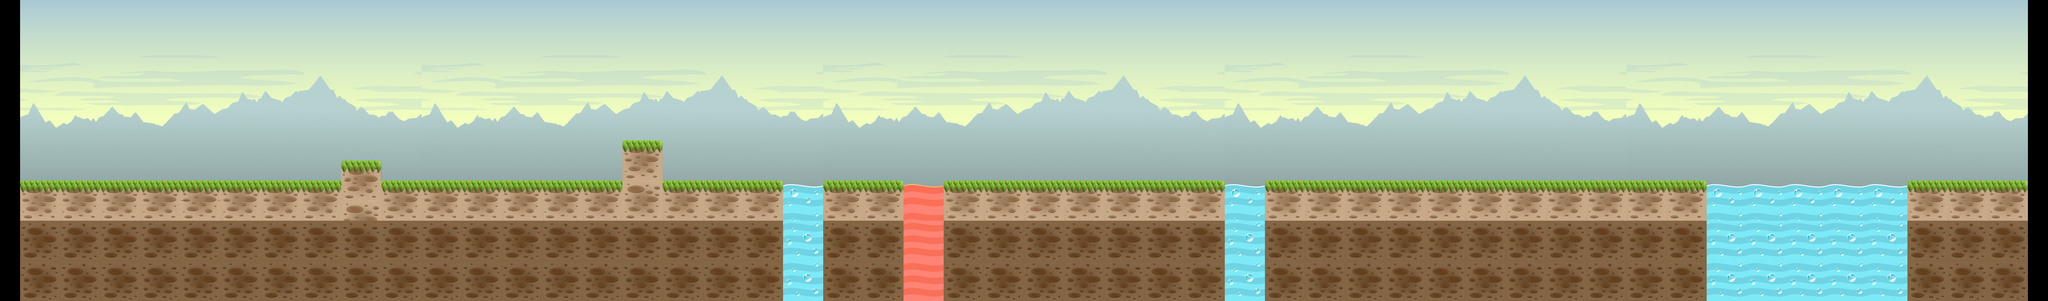

The image is a tile-based game level rendered from a .tmx file. Its description and source (layers, tilesets, objects; grid data summarised) follow:
An orthogonal 204x30 tile map with 32x32 px tiles, 3 tile layers (Background, Underground, Foreground), 2 tilesets and 33 objects (12x Block, 10x Zone, 6x Enemy, 4x Item, start_location).

<map version="1.0" tiledversion="1.1.5" orientation="orthogonal" renderorder="right-down" width="204" height="30" tilewidth="32" tileheight="32" infinite="0" nextobjectid="258">
 <tileset firstgid="1" source="tileset_mapLv1.tsx" />
 <tileset firstgid="1153" source="background.tsx" />
 <layer name="Background" width="204" height="30">
  <data>[6120 cells, 4400 non-empty, 880 distinct tile ids]</data>
 </layer>
 <layer name="Underground" width="204" height="30">
  <data>[6120 cells, 1600 non-empty, 16 distinct tile ids]</data>
 </layer>
 <layer name="Foreground" width="204" height="30">
  <data>[6120 cells, 2424 non-empty, 124 distinct tile ids]</data>
 </layer>
 <objectgroup name="TutorialText" />
 <objectgroup name="Zones">
  <object id="44" type="Zone" x="2496" y="596" width="128" height="108">
   <properties>
    <property name="direction" type="int" value="2" />
    <property name="value" type="int" value="5" />
    <property name="zone_type" type="int" value="4" />
   </properties>
  </object>
  <object id="49" type="Zone" x="2880" y="596" width="128" height="108">
   <properties>
    <property name="direction" type="int" value="2" />
    <property name="value" type="int" value="200" />
    <property name="zone_type" type="int" value="4" />
   </properties>
  </object>
  <object id="50" type="Zone" x="3904" y="595" width="128" height="109">
   <properties>
    <property name="direction" type="int" value="2" />
    <property name="value" type="int" value="5" />
    <property name="zone_type" type="int" value="4" />
   </properties>
  </object>
  <object id="51" type="Zone" x="5440" y="596" width="640" height="108">
   <properties>
    <property name="direction" type="int" value="2" />
    <property name="value" type="int" value="5" />
    <property name="zone_type" type="int" value="4" />
   </properties>
  </object>
  <object id="52" type="Zone" x="1670.18" y="220" width="2231.82" height="414">
   <properties>
    <property name="zone_ID" type="int" value="1" />
    <property name="zone_type" type="int" value="5" />
   </properties>
  </object>
  <object id="54" type="Zone" x="4160" y="222" width="1598" height="420">
   <properties>
    <property name="zone_ID" type="int" value="3" />
    <property name="zone_type" type="int" value="5" />
   </properties>
  </object>
  <object id="55" type="Zone" x="5346" y="222" width="862" height="420">
   <properties>
    <property name="zone_ID" type="int" value="4" />
    <property name="zone_type" type="int" value="5" />
   </properties>
  </object>
  <object id="57" type="Zone" x="6336" y="512" width="64" height="64">
   <properties>
    <property name="level_title" value="Prologue" />
    <property name="next_map" value="prologue_stage1.tmx" />
    <property name="stage_title" value="Stage 1" />
    <property name="zone_type" type="int" value="6" />
   </properties>
  </object>
  <object id="251" type="Zone" x="287" y="509" width="64" height="64">
   <properties>
    <property name="file_name" value="intro_welcome" />
    <property name="zone_type" type="int" value="7" />
   </properties>
  </object>
  <object id="257" type="Zone" x="1880.12" y="510.424" width="64" height="64">
   <properties>
    <property name="file_name" value="intro_attack" />
    <property name="zone_type" type="int" value="7" />
   </properties>
  </object>
 </objectgroup>
 <objectgroup name="Blocks">
  <object id="77" type="Block" x="0" y="0" width="64" height="576">
   <properties>
    <property name="block_type" type="int" value="1" />
   </properties>
  </object>
  <object id="36" type="Block" x="64" y="576" width="1024" height="128">
   <properties>
    <property name="block_type" type="int" value="1" />
   </properties>
  </object>
  <object id="38" type="Block" x="1088" y="512" width="128" height="192">
   <properties>
    <property name="block_type" type="int" value="1" />
   </properties>
  </object>
  <object id="39" type="Block" x="1216" y="576" width="768" height="128">
   <properties>
    <property name="block_type" type="int" value="1" />
   </properties>
  </object>
  <object id="41" type="Block" x="1984" y="448" width="128" height="256">
   <properties>
    <property name="block_type" type="int" value="1" />
   </properties>
  </object>
  <object id="45" type="Block" x="2624" y="576" width="256" height="128">
   <properties>
    <property name="block_type" type="int" value="1" />
   </properties>
  </object>
  <object id="46" type="Block" x="3008" y="576" width="896" height="128">
   <properties>
    <property name="block_type" type="int" value="1" />
   </properties>
  </object>
  <object id="47" type="Block" x="4032" y="576" width="1408" height="128">
   <properties>
    <property name="block_type" type="int" value="1" />
   </properties>
  </object>
  <object id="48" type="Block" x="6080" y="576" width="384" height="128">
   <properties>
    <property name="block_type" type="int" value="1" />
   </properties>
  </object>
  <object id="78" type="Block" x="6464" y="0" width="64" height="576">
   <properties>
    <property name="block_type" type="int" value="1" />
   </properties>
  </object>
  <object id="56" type="Block" x="5408" y="512" width="128" height="32">
   <properties>
    <property name="block_type" type="int" value="2" />
    <property name="isOneWay" type="bool" value="true" />
    <property name="x1" type="float" value="5408" />
    <property name="x2" type="float" value="5920" />
    <property name="y1" type="float" value="512" />
    <property name="y2" type="float" value="512" />
    <property name="zone_ID" type="int" value="4" />
   </properties>
  </object>
  <object id="224" type="Block" x="2112" y="576" width="384" height="128">
   <properties>
    <property name="block_type" type="int" value="1" />
   </properties>
  </object>
 </objectgroup>
 <objectgroup name="Enemies">
  <object id="4" type="Enemy" x="3198" y="576">
   <properties>
    <property name="character_type" type="int" value="7" />
    <property name="direction" type="int" value="-1" />
    <property name="feederSize" type="int" value="1" />
    <property name="feederType" type="int" value="1" />
    <property name="zone_ID" type="int" value="1" />
   </properties>
  </object>
  <object id="7" type="Enemy" x="3841.33" y="576">
   <properties>
    <property name="character_type" type="int" value="7" />
    <property name="direction" type="int" value="-1" />
    <property name="feederSize" type="int" value="1" />
    <property name="feederType" type="int" value="1" />
    <property name="zone_ID" type="int" value="1" />
   </properties>
  </object>
  <object id="26" type="Enemy" x="4832" y="576">
   <properties>
    <property name="character_type" type="int" value="7" />
    <property name="direction" type="int" value="-1" />
    <property name="feederSize" type="int" value="1" />
    <property name="feederType" type="int" value="2" />
    <property name="zone_ID" type="int" value="3" />
   </properties>
  </object>
  <object id="27" type="Enemy" x="4896" y="576">
   <properties>
    <property name="character_type" type="int" value="7" />
    <property name="direction" type="int" value="-1" />
    <property name="feederSize" type="int" value="1" />
    <property name="feederType" type="int" value="2" />
    <property name="zone_ID" type="int" value="3" />
   </properties>
  </object>
  <object id="28" type="Enemy" x="4960" y="576">
   <properties>
    <property name="character_type" type="int" value="7" />
    <property name="direction" type="int" value="-1" />
    <property name="feederSize" type="int" value="1" />
    <property name="feederType" type="int" value="2" />
    <property name="zone_ID" type="int" value="3" />
   </properties>
  </object>
  </objectgroup>
 <objectgroup name="Items">
  <!-- 5 objects omitted --></objectgroup>
 <objectgroup name="Init">
  <!-- 1 objects omitted --></objectgroup>
 <objectgroup name="Illusion" />
</map>
<!-- 6 of 33 objects omitted -->